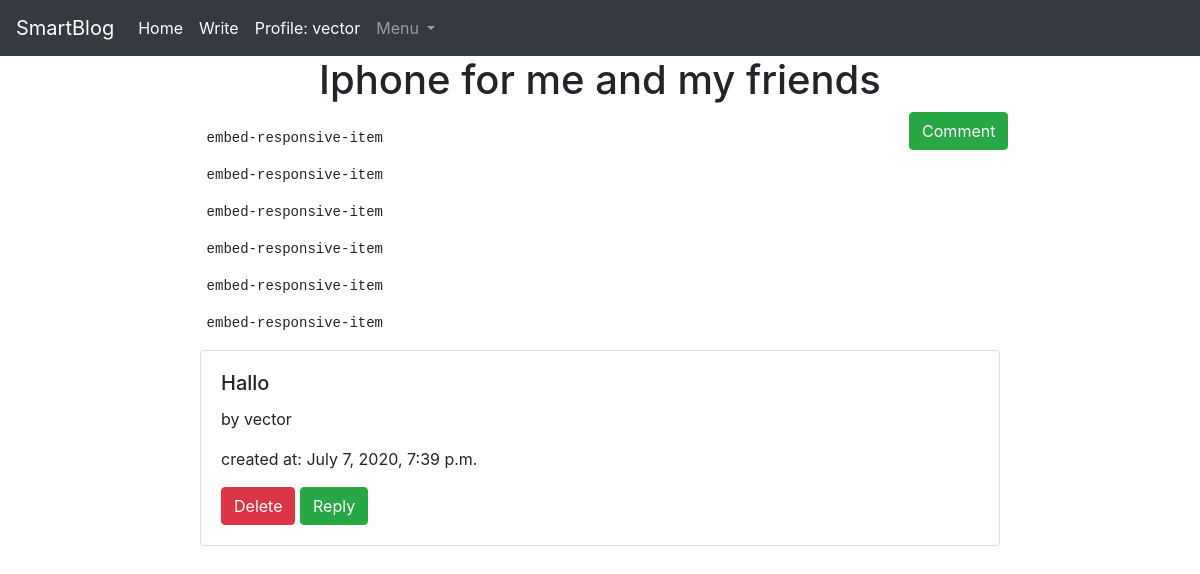
The page /blog/11 (signed in) on the database its author committed.
### blog/models.py (models this page shows)
class Blog(models.Model):
    author = models.CharField(max_length=115, validators=[validate_name])
    title = models.CharField(max_length=250, validators=[validate_title])
    timestamp = models.DateTimeField(auto_now_add=True)
    likes = models.IntegerField(default=0)
    section = models.CharField(max_length=115)
    dislikes = models.IntegerField(default=0)
    short_version = models.CharField(max_length=1155, validators=[validate_shortversion])
    text = RichTextField(blank=True, null=True)
    image = models.ImageField(blank=True, upload_to="")
    class Meta:
        permissions = (
            ("can_write", "Can write"),
            ("can_read", "Can read"),
        )

### comments/models.py (models this page shows)
class Comment(models.Model):
    user = models.CharField(max_length=115)
    timestamp = models.DateTimeField(auto_now_add=True)
    content = models.CharField(max_length=1800, validators=[validate_content])
    likes = models.IntegerField(default=0)
    article = models.IntegerField(default=0)

### blog/views.py (the view)
# urls.py: path('blog/<int:my_id>', full_blog, name="full_blog"),
def full_blog(response, my_id):
    blog = Blog.objects.filter(id=my_id)
    comments = Comment.objects.all().filter(article=my_id)
    replies = ReplyComment.objects.all()
    context = {
        "blog": blog,
        "comments": comments,
        "reply": replies,
    }
    return render(response, "full_blog.html", context)

### blog/templatetags/auth_extras.py (called while the page is built)
@register.filter(name="has_group")
def has_group(user, group_name):
    group = Group.objects.get(name=group_name)
    return True if group in user.groups.all() else False

### templates/full_blog.html (shortened to what this page needs)
{% extends 'base.html' %}
{% load static %}
{% load auth_extras %}
{% block title %}
 <link rel="stylesheet" type="text/css" href="{% static 'blog.css' %}">
{% endblock %}
{% block content %}
    {% if request.user|has_group:"read_ban" %}
        <p style="text-align: center; font-size: 45px">You are banned from the read section</p>
    {% else %}
        {% for blog in blog %}
            <h1 id="title-blog">{{ blog.title }}</h1>
            <div class="row justify-content-center">
                <div class="col-7" id="div-text">
                    <p id="text-main" style="text-align:center">{{ blog.text|safe }}</p>
                </div>
                <a href="../comment/{{ blog.id }}"><button class="btn btn-success">Comment</button></a>
            </div>
        {% endfor %}
        {% for comment in comments %}
            <div class="col-16 d-flex justify-content-center">
                <div class="card" style="width:50rem; margin-bottom: 15px;">
                      <div class="card-body">
                        <h5 class="card-title">{{ comment.content }}</h5>
                        <p class="card-text">by {{ comment.user }}</p>
                        <p>created at: {{ comment.timestamp }}</p>
                        {% if request.user|has_group:"Admin" %}
                            <a href="/deleteComment/{{ comment.id }}"><button class="btn btn-danger" >Delete</button></a>
                        {% endif %}
                        <a href="/replyComment/{{ comment.id }}"><button class="btn btn-success">Reply</button></a>
                      </div>
                </div>
            </div>
        {% endfor %}
    {% endif %}
{% endblock %}

### templates/base.html (shortened to what this page needs)
<!DOCTYPE html>
<html lang="en">
  {% load static %}
  <head>
    <link
      rel="stylesheet"
      href="https://stackpath.bootstrapcdn.com/bootstrap/4.5.0/css/bootstrap.min.css"
    />
    <link rel="stylesheet"  href="{% static "base.css" %}" />
    <nav class="navbar navbar-expand-lg navbar-dark bg-dark" id="navbar">
      <a class="navbar-brand" href="/home">SmartBlog</a>
      <div class="collapse navbar-collapse" id="navbarNavDropdown">
        <ul class="navbar-nav">
          <li class="nav-item active">
            <a class="nav-link" href="/home"
              >Home</a>
            <li class="nav-item active">
            <a class="nav-link" href="/create"
              >Write</a>
            <li class="nav-item active">
                <a class="nav-link" href="/user/{{ request.user }}/">Profile: {{ request.user }}</a>
            </li>
          <li class="nav-item dropdown">
            <a
              class="nav-link dropdown-toggle"
              href="#"
              id="navbarDropdownMenuLink"
              role="button"
              data-toggle="dropdown"
              aria-haspopup="true"
              aria-expanded="false"
            >
              Menu
            </a>
          </li>
        </ul>
      </div>
    </nav>
    {% block title %} {% endblock %}
  </head>
  <body>
    {% if user.is_authenticated %}
        {% block content %} {% endblock %}
    {% else %}
        {% block extra %} {% endblock %}
    {% endif %}
  </body>
</html>

### static/base.css (style rules this page uses)
#navbar { position: relative; z-index: 5; }

### static/blog.css (style rules this page uses)
#title-blog { text-align: center; }

### rows shown on the page
Blog: title "Iphone for me and my friends", text "embed-responsive-item embed-responsive-item embed-responsive-item embed-responsive-item embed-responsive-item embed-responsive-item"
Comment: content "Hallo", user "vector", timestamp "July 7, 2020, 7:39 p.m."

### other values the page prints
{{ request.user }} "vector"
